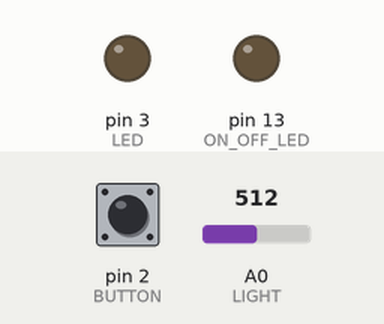
Simulated run of this sketch. Board: Arduino Uno, built with avr-gcc and run on an emulated ATmega328P. Shown: output pins drawn as LEDs (lit = HIGH). The inputs (shaded band) are chosen by the test bench; at power-on: pin 2 (BUTTON) HIGH, A0 (LIGHT) = 512.

Above: at 1.2 s.
1.3 s: pin 2 (BUTTON) pulled LOW for 0.15 s
At 2.2 s:
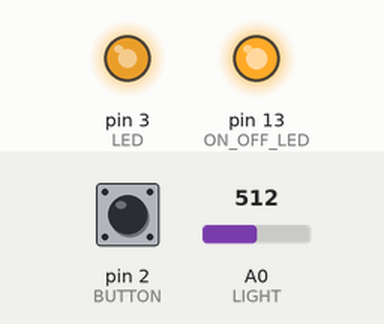
2.9 s: A0 (LIGHT) set to 716
At 3.2 s:
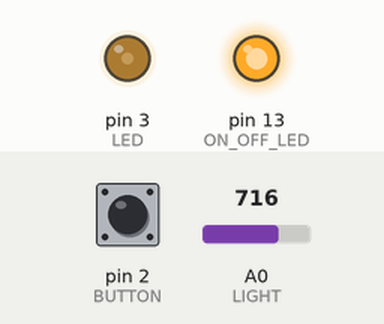
4.4 s: A0 (LIGHT) set to 840
At 5.5 s:
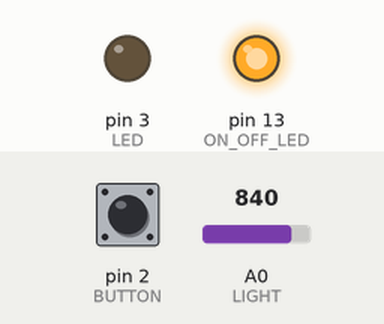
5.9 s: A0 (LIGHT) set to 823
At 6.7 s:
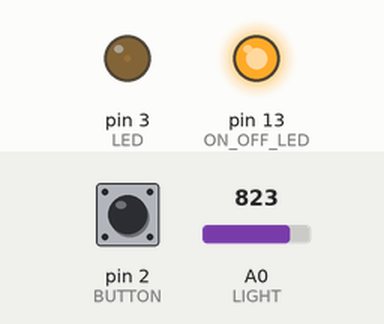
7.4 s: A0 (LIGHT) set to 900
At 7.8 s:
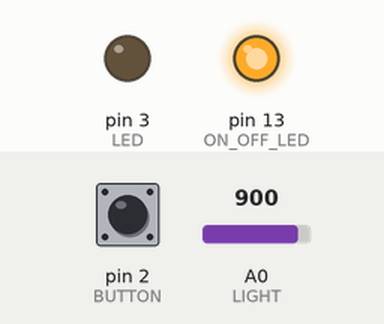
8.9 s: pin 2 (BUTTON) pulled LOW for 1 s
At 10.3 s:
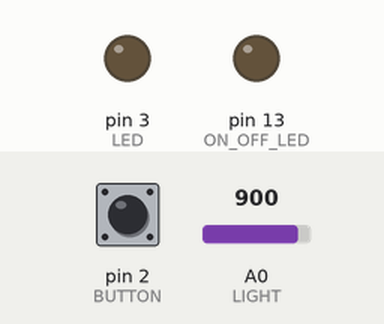
Timing chart, 0 to 11.9 s (numbered marks = the images above; inputs shaded):
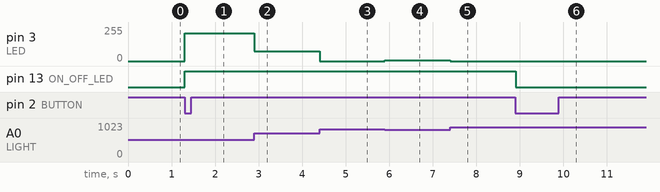

Measured:
- after the input at 1.3 s, pin 3 (LED): 0/255 → 208/255 at once; pin 13 (ON_OFF_LED): LOW → HIGH at once
- after the input at 2.9 s, pin 3 (LED): 208/255 → 75/255 at once
- after the input at 4.4 s, pin 3 (LED): 75/255 → 0/255 at once
- after the input at 5.9 s, pin 3 (LED): 0/255 → 5/255 at once
- after the input at 7.4 s, pin 3 (LED): 5/255 → 0/255 at once
- after the input at 8.9 s, pin 13 (ON_OFF_LED): HIGH → LOW at once

The sketch:

experiment_1b_nightlight_leonardo.ino
```cpp
// (licence header left out)
// Define constant values
const int LIGHT = 0; // Photocell on Analog Pin 0
const int LED = 3; // Set pin 3 as LED
const int ON_OFF_LED = 13; // Use internal LED as on off indicator
const int BUTTON = 2; // On off button
const int high_level = 830;  // high light level
const int low_level = 440;  // low light level

// Define variables
int val = 0;  // Holds the analog reading from photocell
boolean previousButton = HIGH; // Variable containing the previous button state
boolean currentButton = HIGH; // Variable containing the current button state
boolean ledOn = false;  // The present state of the LED (on or off)

void setup()
{
  pinMode (ON_OFF_LED, OUTPUT); // on off LED
  pinMode (BUTTON, INPUT_PULLUP); // Button input
}

void loop()
{
  currentButton = digitalRead(BUTTON); // Read the switch state

  if (previousButton != currentButton)  // If switch pressed
  {
    delay(5);  // Wait 5ms
    currentButton = digitalRead(BUTTON);  // Read switch again
  }

  if (previousButton == HIGH && currentButton == LOW)  // Detect a button press
  {
    ledOn = !ledOn;  // Toggle the LED state on > off and off > on
  }
  previousButton = currentButton;  // Reset button value
  if (!ledOn) {
    digitalWrite (LED, LOW); // turn off LED
    digitalWrite (ON_OFF_LED, LOW); // turn off on/off indicator
  } else {
    digitalWrite (ON_OFF_LED, HIGH); // turn on on/off indicator
    val = analogRead(LIGHT);  // Read the light sensor
    val = map (val, low_level, high_level, 255, 0); // Map the ADC value to PWM value
    val = constrain (val, 0, 255);  // Constrain the values
    analogWrite (LED, val);
  }
}
```
